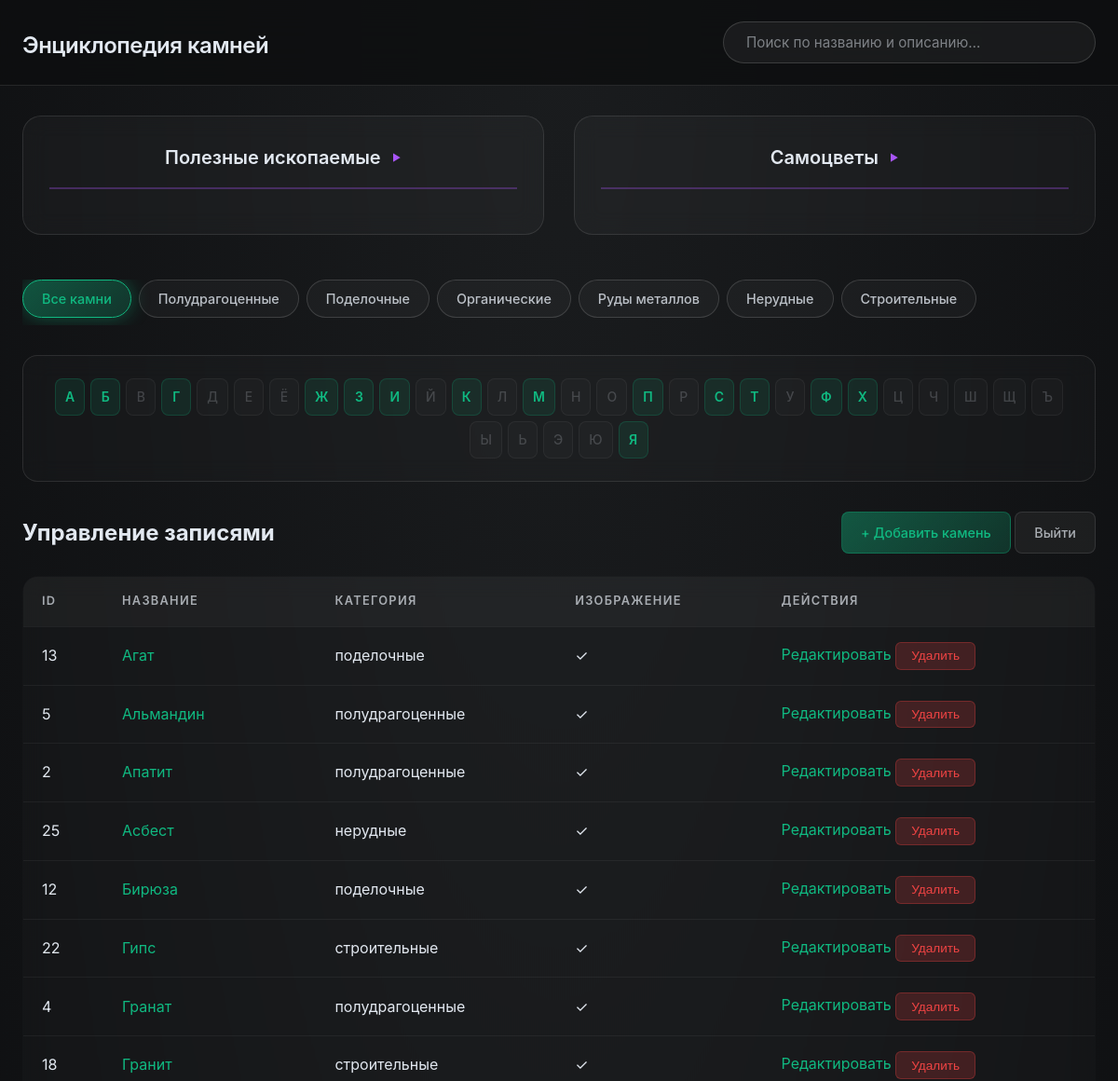
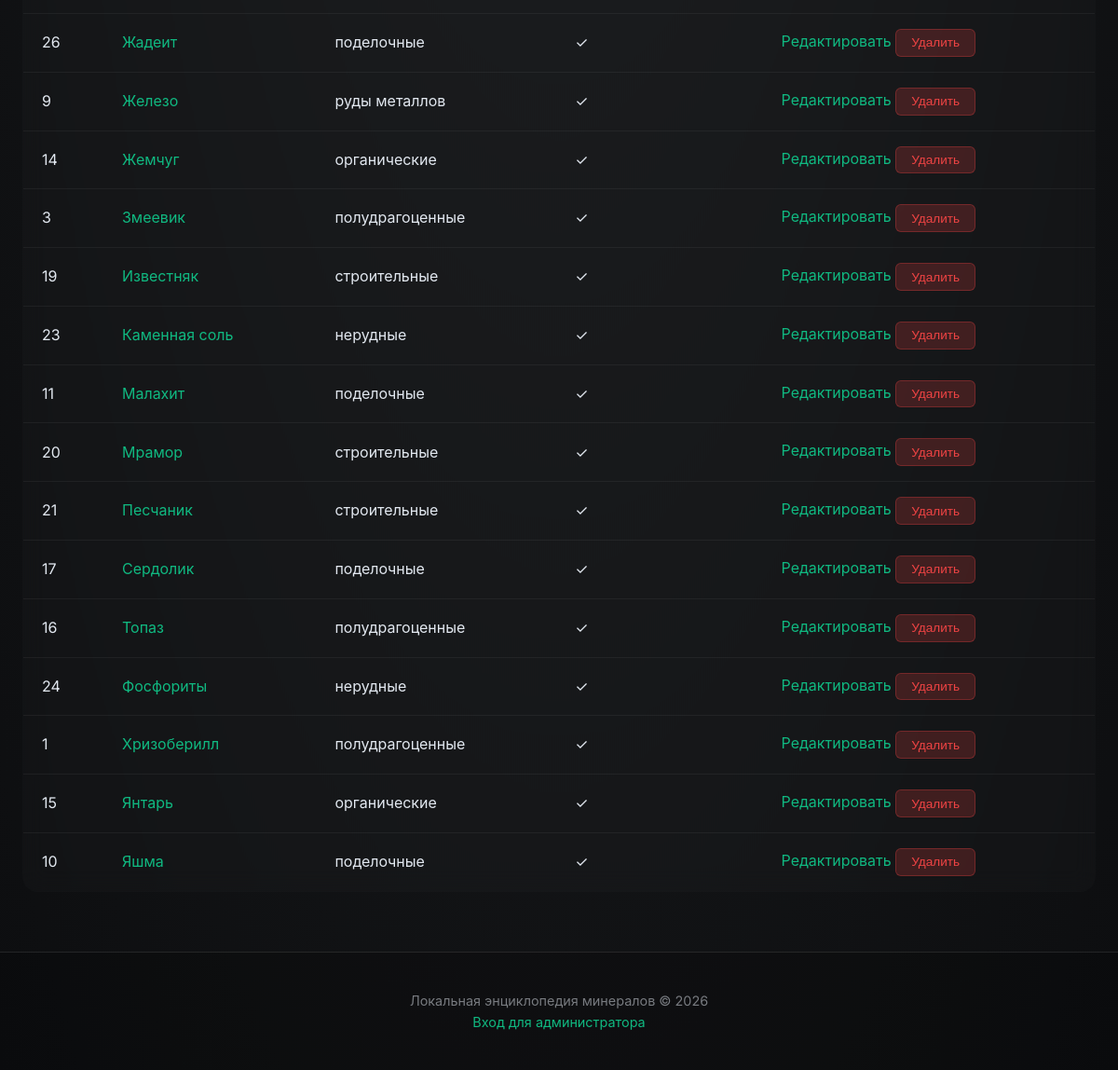
/admin (signed in), run on the app's committed database (2 pictures, top to bottom).
### models.py (models this page shows, shortened)
class Gem(db.Model):
    __tablename__ = 'gems'
    id = db.Column(db.Integer, primary_key=True)
    name = db.Column(db.String(100), nullable=False, index=True)
    slug = db.Column(db.String(100), unique=True, nullable=False, index=True)
    category = db.Column(db.String(50), nullable=False)  # руды металлов/нерудные/строительные/полудрагоценный/поделочный/органический
    parent_category = db.Column(db.String(50), nullable=True)  # полезные ископаемые/самоцветы
    description = db.Column(db.Text, nullable=False)
    properties = db.Column(db.Text)  # физические/химические свойства
    locations = db.Column(db.Text)   # места добычи
    facts = db.Column(db.Text)       # интересные факты
    zodiac = db.Column(db.Text)      # зодиакальные характеристики
    magic_props = db.Column(db.Text) # магические свойства
    image_filename = db.Column(db.String(200))  # имя файла изображения
    gallery = db.Column(db.Text)  # JSON список дополнительных фото
    created_at = db.Column(db.DateTime, default=datetime.utcnow)
    updated_at = db.Column(db.DateTime, default=datetime.utcnow, onupdate=datetime.utcnow)

### app.py (the view)
@app.route('/admin')
@admin_required
def admin_dashboard():
    gems = Gem.query.order_by(Gem.name).all()
    return render_template('admin_dashboard.html', gems=gems)

### app.py (called while the page is built)
@app.template_filter('category_plural')
def category_plural_filter(category: str) -> str:
    if not category:
        return ''
    category_forms = {
        'поделочный': 'поделочные',
        'органический': 'органические',
        'полудрагоценный': 'полудрагоценные',
        'строительные': 'строительные',
        'нерудные': 'нерудные',
        'руды металлов': 'руды металлов',
    }
    return category_forms.get(category, category)

@app.context_processor
def inject_alphabet_index():
    from flask import request
    category = request.args.get('category', '')
    parent_category = request.args.get('parent_category', '')
    if category:
        category = CATEGORY_PLURAL_TO_SINGULAR.get(category, category)
    query = Gem.query
    if category:
        query = query.filter_by(category=category)
    elif parent_category:
        query = query.filter_by(parent_category=parent_category)
    alphabet_index = {}
    gems = query.order_by(Gem.name).all()
    for gem in gems:
        first_letter = gem.name[0].upper()
        if first_letter not in alphabet_index:
            alphabet_index[first_letter] = []
        alphabet_index[first_letter].append(gem)
    return dict(alphabet_index=alphabet_index, CATEGORY_PLURAL_TO_SINGULAR=CATEGORY_PLURAL_TO_SINGULAR)

def admin_required(f):
    @wraps(f)
    def decorated(*args, **kwargs):
        if not session.get('admin_logged_in'):
            flash('Требуется авторизация', 'warning')
            return redirect(url_for('admin_login'))
        return f(*args, **kwargs)
    return decorated

### templates/admin_dashboard.html (shortened to what this page needs)
{% extends "base.html" %}
{% block content %}
<div class="admin-header">
    <h2>Управление записями</h2>
    <div>
        <a href="{{ url_for('admin_create') }}" class="btn btn-primary">+ Добавить камень</a>
        <a href="{{ url_for('admin_logout') }}" class="btn btn-secondary">Выйти</a>
    </div>
</div>
<table class="admin-table">
    <thead>
        <tr>
            <th>ID</th>
            <th>Название</th>
            <th>Категория</th>
            <th>Изображение</th>
            <th>Действия</th>
        </tr>
    </thead>
    <tbody>
        {% for gem in gems %}
        <tr>
            <td>{{ gem.id }}</td>
            <td><a href="{{ url_for('gem_detail', slug=gem.slug) }}" target="_blank">{{ gem.name }}</a></td>
            <td>{{ gem.category|category_plural }}</td>
            <td>{% if gem.image_filename %}✓{% else %}—{% endif %}</td>
            <td>
                <a href="{{ url_for('admin_edit', gem_id=gem.id) }}">Редактировать</a>
                <form method="post" action="{{ url_for('admin_delete', gem_id=gem.id) }}"
                      style="display:inline;" onsubmit="return confirm('Удалить запись?');">
                    <button type="submit" class="btn-delete">Удалить</button>
                </form>
            </td>
        </tr>
        {% endfor %}
    </tbody>
</table>
{% endblock %}

### static/css/dark-glass.css (style rules this page uses)
* { box-sizing: border-box; margin: 0; padding: 0; }
body { font-family: 'Inter', -apple-system, BlinkMacSystemFont, 'Segoe UI', Roboto, sans-serif; line-height: 1.6; color: #e2e8f0; background: radial-gradient(ellipse at top, #1a1c1e 0%, #0d0e10 100%); min-height: 100vh; }
a { color: #10b981; text-decoration: none; transition: all 0.3s ease; }

### static/css/dark-glass-detail.css (style rules this page uses)
.admin-header { display: flex; justify-content: space-between; align-items: center; margin: 2rem 0 1.5rem; flex-wrap: wrap; gap: 1rem; }
.admin-table { width: 100%; border-collapse: collapse; background: rgba(255, 255, 255, 0.02); backdrop-filter: blur(12px); -webkit-backdrop-filter: blur(12px); border-radius: 16px; overflow: hidden; border: 1px solid rgba(255, 255, 255, 0.1); }
.admin-table th, .admin-table td { padding: 1rem 1.25rem; text-align: left; border-bottom: 1px solid rgba(255, 255, 255, 0.05); }
.admin-table th { background: rgba(255, 255, 255, 0.03); font-weight: 600; color: rgba(226, 232, 240, 0.7); text-transform: uppercase; font-size: 0.8rem; letter-spacing: 0.1em; }
.btn { display: inline-block; padding: 0.625rem 1.25rem; border: none; border-radius: 8px; text-decoration: none; cursor: pointer; font-size: 0.9rem; font-weight: 500; transition: all 0.3s ease; }
.btn-primary { background: linear-gradient(135deg, rgba(16, 185, 129, 0.4), rgba(16, 185, 129, 0.2)); color: #10b981; border: 1px solid rgba(16, 185, 129, 0.3); }
.btn-secondary { background: rgba(255, 255, 255, 0.05); color: rgba(226, 232, 240, 0.7); border: 1px solid rgba(255, 255, 255, 0.1); }
.btn-delete { background: rgba(239, 68, 68, 0.2); color: #ef4444; border: 1px solid rgba(239, 68, 68, 0.3); padding: 0.4rem 1rem; border-radius: 6px; cursor: pointer; font-size: 0.85rem; transition: all 0.3s ease; }

### data on the page
Gem: id "13", name "Агат", category|category_plural "поделочные"
Gem: id "5", name "Альмандин", category|category_plural "полудрагоценные"
Gem: id "2", name "Апатит", category|category_plural "полудрагоценные"
Gem: id "25", name "Асбест", category|category_plural "нерудные"
Gem: id "12", name "Бирюза", category|category_plural "поделочные"
Gem: id "22", name "Гипс", category|category_plural "строительные"
Gem: id "4", name "Гранат", category|category_plural "полудрагоценные"
Gem: id "18", name "Гранит", category|category_plural "строительные"
Gem: id "26", name "Жадеит", category|category_plural "поделочные"
Gem: id "9", name "Железо", category|category_plural "руды металлов"
Gem: id "14", name "Жемчуг", category|category_plural "органические"
Gem: id "3", name "Змеевик", category|category_plural "полудрагоценные"
Gem: id "19", name "Известняк", category|category_plural "строительные"
Gem: id "23", name "Каменная соль", category|category_plural "нерудные"
Gem: id "11", name "Малахит", category|category_plural "поделочные"
Gem: id "20", name "Мрамор", category|category_plural "строительные"
Gem: id "21", name "Песчаник", category|category_plural "строительные"
Gem: id "17", name "Сердолик", category|category_plural "поделочные"
Gem: id "16", name "Топаз", category|category_plural "полудрагоценные"
Gem: id "24", name "Фосфориты", category|category_plural "нерудные"
Gem: id "1", name "Хризоберилл", category|category_plural "полудрагоценные"
Gem: id "15", name "Янтарь", category|category_plural "органические"
Gem: id "10", name "Яшма", category|category_plural "поделочные"

### other printed values
{{ letter }} "А" "Б" "Г" "Ж" "З" "И" "К" "М" "П" "С" "Т" "Ф" "Х" "Я"
{{ letter }} "В" "Д" "Е" "Ё" "Й" "Л" "Н" "О" "Р" "У" "Ц" "Ч" "Ш" "Щ" "Ъ" "Ы" "Ь" "Э" "Ю"
